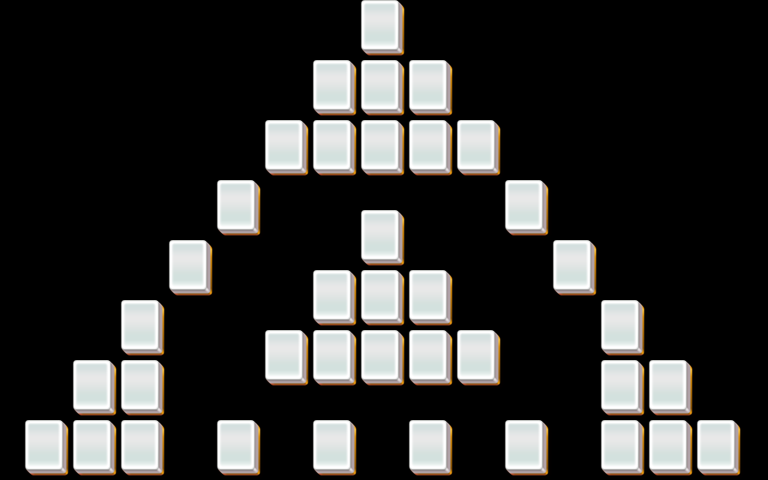

Below is a game level as drawn by its tile map, then a one-line description and the .tmx that defines it (tile-layer data replaced by summaries):
An orthogonal 32x16 tile map with 24x30 px tiles, 5 tile layers (layer1, layer2, layer3, layer4, ...).

<map version="1.0" orientation="orthogonal" width="32" height="16" tilewidth="24" tileheight="30">
 <properties>
  <property name="species" value="20" />
 </properties>
 <tileset firstgid="1" name="mahjong" tilewidth="48" tileheight="60">
  <image source="mahjong.png" width="48" height="60" />
 </tileset>
 <layer name="layer1" width="32" height="16">
  <data>[512 cells, 38 non-empty, 1 distinct tile ids]</data>
 </layer>
 <layer name="layer2" width="32" height="16">
  <data>[512 cells, 38 non-empty, 1 distinct tile ids]</data>
 </layer>
 <layer name="layer3" width="32" height="16">
  <data>[512 cells, 38 non-empty, 1 distinct tile ids]</data>
 </layer>
 <layer name="layer4" width="32" height="16">
  <data>[512 cells, 0 non-empty, 0 distinct tile ids]</data>
 </layer>
 <layer name="layer5" width="32" height="16">
  <data>[512 cells, 0 non-empty, 0 distinct tile ids]</data>
 </layer>
</map>
